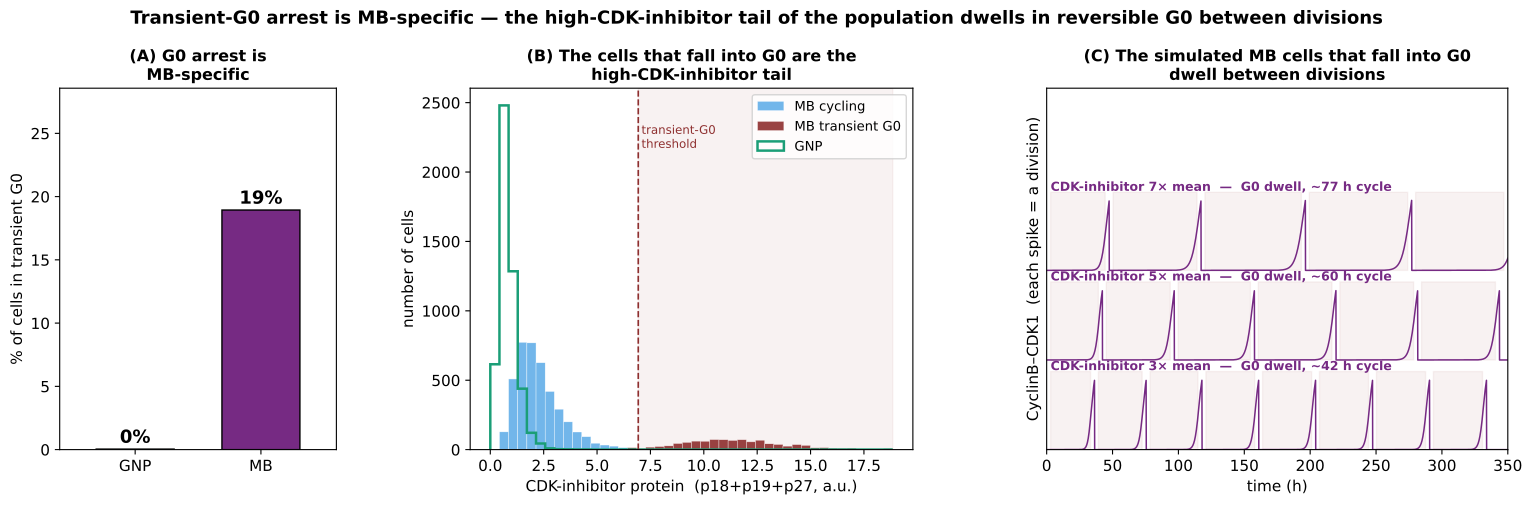

Recreate this plot in Python.
"""G0 arrest is MB-specific — the high-CDK-inhibitor tail of the population transiently arrests
(JP 2026-09-22, revised). Current baked model (integrated governor + CDK4/6-escape + proximal/distal).

Three panels (per JP):
  (A) G0 fraction: GNP vs MB (each a population with inherited CDK-inhibitor variance + an MB Atoh1+ tail).
  (B) DISTRIBUTION of the CDK-inhibitor proteins (p18/p19/p27) across the population — the cells that fall
      into transient G0 are the high-CDKI tail (coloured by fate); GNP sits well below the arrest zone.
  (C) The simulated cells that FALL INTO G0 — CyclinB traces of tail cells, dwelling in G0 between divisions.

Efficient: fate depends (to good approximation) only on a cell's CDK-inhibitor level, so we classify vs
CDKI fold ONCE per cell type, then map sampled populations through it.

Run:  ./venv/bin/python simulations/fig_v44_g0_mb_specific.py    (~10 min)
"""
import sys, os
sys.path.insert(0, os.path.dirname(os.path.dirname(os.path.abspath(__file__))))
import numpy as np, tellurium as te
import matplotlib; matplotlib.use('Agg')
import matplotlib.pyplot as plt
from matplotlib.gridspec import GridSpec
from src.build_model_v44_heldt import build_model_v44

C_CYC = '#5aa9e6'; C_G0 = '#8e2f2f'; C_GNP = '#1b9e77'; C_MB = '#762A83'
PER_TG0 = 40.0     # cycle period (h) above this = transient-G0 dwell
GNP_TOT, MB_TOT = 0.464 + 0.36, 1.73 + 0.58    # baseline total INK4 (p18+p19), a.u.
plt.rcParams.update({'font.size': 11, 'axes.titlesize': 12, 'axes.labelsize': 11,
                     'axes.titleweight': 'bold', 'font.family': 'DejaVu Sans'})

rr = te.loada(build_model_v44())
rr.integrator.setValue('relative_tolerance', 1e-7); rr.integrator.setValue('absolute_tolerance', 1e-9)
rr.integrator.setValue('maximum_num_steps', 12000000)
KS0 = rr['kSyP21']


def set_cell(kind, fold):
    rr.reset()
    if kind == 'GNP':
        rr['SHH'] = 0.5; rr['Ptch1_copy_number'] = 1.0
        rr['p18'] = 0.464 * fold; rr['p19'] = 0.36 * fold; rr['kSyP21'] = KS0 * fold
    else:
        rr['SHH'] = 0.5; rr['Ptch1_copy_number'] = 0.3
        try: rr['Cd2_expr'] = rr['CD2_EXPR_MB']
        except Exception: pass
        rr['p18'] = 1.73 * fold; rr['p19'] = 0.58 * fold; rr['kSyP21'] = KS0 * fold


def classify(kind, fold, T=24000):
    set_cell(kind, fold)
    r = rr.simulate(0, T, T // 5, selections=['time', 'Dna'])
    d = r['time'][np.where((r['Dna'][:-1] > 0.9) & (r['Dna'][1:] < 0.1))[0]]
    if len(d) < 2:
        return 'G0'                                   # permanent arrest
    return 'G0' if float(np.mean(np.diff(d)) / 60) > PER_TG0 else 'cycling'   # transient-G0 vs cycling


FOLDS = np.array([0.5, 0.75, 1.0, 1.25, 1.5, 2.0, 2.5, 3.0, 3.5, 4.0, 5.0, 6.0, 7.0, 8.0])
grids = {k: [classify(k, f) for f in FOLDS] for k in ('GNP', 'MB')}
print('MB  grid:', list(zip(FOLDS, grids['MB'])), flush=True)
print('GNP grid:', list(zip(FOLDS, grids['GNP'])), flush=True)
fate = lambda kind, mult: grids[kind][int(np.argmin(np.abs(FOLDS - mult)))]

# ---- populations: inherited lognormal CDKI variance (+ MB Atoh1+ high-CDKI tail) ----
rng = np.random.default_rng(3)
N = 5000
CV = 0.5; sig = np.sqrt(np.log(1 + CV**2))
bulk = lambda n: np.clip(rng.lognormal(-0.5 * sig**2, sig, n), 0.2, 8.0)
TAIL_FRAC, TAIL_X = 0.18, 5.0
gnp_m = bulk(N)
tail_mask = rng.random(N) < TAIL_FRAC
mb_m = np.where(tail_mask, np.clip(rng.lognormal(np.log(TAIL_X), 0.2, N), 0.2, 8.0), bulk(N))

gnp_fate = np.array([fate('GNP', m) for m in gnp_m])
mb_fate = np.array([fate('MB', m) for m in mb_m])
gnp_g0 = 100 * np.mean(gnp_fate == 'G0'); mb_g0 = 100 * np.mean(mb_fate == 'G0')
print(f'G0 fraction: GNP {gnp_g0:.1f}%  MB {mb_g0:.1f}%', flush=True)

# absolute CDK-inhibitor protein (p18+p19, a.u.) per cell
gnp_cdkn = gnp_m * GNP_TOT
mb_cdkn = mb_m * MB_TOT
G0_THR_ABS = 3.0 * MB_TOT     # MB transient-G0 onset (~3x MB mean) in absolute units

# ---- example cells that fall into G0 (MB tail cells) ----
def trace(kind, fold, T=21000):
    set_cell(kind, fold)
    r = rr.simulate(0, T, 14000, selections=['time', 'Cb', 'Dna'])
    dd = r['time'][np.where((r['Dna'][:-1] > 0.9) & (r['Dna'][1:] < 0.1))[0]] / 60
    return r['time'] / 60, r['Cb'], dd

tails = [(3.0, trace('MB', 3.0)), (5.0, trace('MB', 5.0)), (7.0, trace('MB', 7.0))]

# ============================ figure ============================
fig = plt.figure(figsize=(15.5, 5.4))
gs = GridSpec(1, 3, figure=fig, wspace=0.34, left=0.05, right=0.985, top=0.82, bottom=0.15, width_ratios=[0.75, 1.2, 1.25])

# (A) G0 fraction: GNP vs MB (no center bar)
axA = fig.add_subplot(gs[0, 0])
axA.bar([0, 1], [gnp_g0, mb_g0], color=[C_GNP, C_MB], edgecolor='k', width=0.62)
for x, v in zip([0, 1], [gnp_g0, mb_g0]):
    axA.text(x, v + 0.5, f'{v:.0f}%', ha='center', fontweight='bold', fontsize=13)
axA.set_xticks([0, 1]); axA.set_xticklabels(['GNP', 'MB']); axA.set_xlim(-0.6, 1.6)
axA.set_ylabel('% of cells in transient G0'); axA.set_ylim(0, max(gnp_g0, mb_g0) * 1.35 + 3)
axA.set_title('(A) G0 arrest is\nMB-specific', fontsize=11.5)

# (B) distribution of the CDK-inhibitor proteins, coloured by fate
axB = fig.add_subplot(gs[0, 1])
bins = np.linspace(0, mb_cdkn.max() * 1.02, 45)
axB.hist(mb_cdkn[mb_fate == 'cycling'], bins=bins, color=C_CYC, alpha=0.85, label='MB cycling', edgecolor='white', lw=0.3)
axB.hist(mb_cdkn[mb_fate == 'G0'], bins=bins, color=C_G0, alpha=0.9, label='MB transient G0', edgecolor='white', lw=0.3)
axB.hist(gnp_cdkn, bins=bins, histtype='step', color=C_GNP, lw=1.8, label='GNP')
axB.axvspan(G0_THR_ABS, bins[-1], color=C_G0, alpha=0.06)
axB.axvline(G0_THR_ABS, color=C_G0, ls='--', lw=1.2)
axB.text(G0_THR_ABS + 0.15, axB.get_ylim()[1] * 0.9, 'transient-G0\nthreshold', fontsize=8.5, color=C_G0, va='top')
axB.set_xlabel('CDK-inhibitor protein  (p18+p19+p27, a.u.)'); axB.set_ylabel('number of cells')
axB.set_title('(B) The cells that fall into G0 are the\nhigh-CDK-inhibitor tail', fontsize=11.5)
axB.legend(fontsize=9.5, loc='upper right')

# (C) simulated cells that fall into G0 (MB tail cells) — CyclinB, G0 dwells shaded
axC = fig.add_subplot(gs[0, 2])
for k, (fold, (t, cb, dd)) in enumerate(tails):
    off = k * 3.1
    axC.plot(t, cb + off, color=C_MB, lw=1.1)
    edges = np.concatenate([[0.0], dd, [t[-1]]])
    for a, b in zip(edges[:-1], edges[1:]):
        if b - a > PER_TG0 * 0.5:                     # shade the long inter-division G0 dwells
            axC.axvspan(a + 3, b - 3, ymin=(off) / 12.5, ymax=(off + 2.7) / 12.5, color=C_G0, alpha=0.06)
    per = np.mean(np.diff(dd)) if len(dd) >= 2 else np.nan
    axC.text(3, off + 2.75, f'CDK-inhibitor {fold:.0f}× mean  —  G0 dwell, ~{per:.0f} h cycle',
             fontsize=9, color=C_MB, fontweight='bold')
axC.set_xlim(0, 350); axC.set_ylim(0, 12.5); axC.set_yticks([])
axC.set_xlabel('time (h)'); axC.set_ylabel('CyclinB–CDK1  (each spike = a division)')
axC.set_title('(C) The simulated MB cells that fall into G0\ndwell between divisions', fontsize=11.5)

fig.suptitle('Transient-G0 arrest is MB-specific — the high-CDK-inhibitor tail of the population dwells in '
             'reversible G0 between divisions', fontsize=13, fontweight='bold', y=0.965)
out = os.path.join(os.path.dirname(os.path.abspath(__file__)), 'fig_v44_g0_mb_specific')
fig.savefig(out + '.png', dpi=190, bbox_inches='tight'); fig.savefig(out + '.pdf', bbox_inches='tight')
print('wrote', out + '.png/.pdf')
